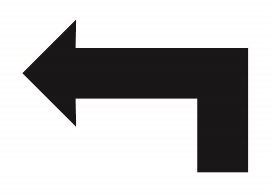
#> input picture Trabajo/arrowL.jpg, 271 x 195 px
$ python ocvsign.py   (Python 2 division)   (older library calls are emulated)
#> lines starting #> are read from the running program, lines starting #| are printed output that depends on the picture; after the words box and inside, x2 and y2 are one past the last pixel; in counts of white or black regions, pixels touching at a corner belong together
from __future__ import print_function
from imutils.video import VideoStream
import imutils
#import serial
import time
from skimage.measure import compare_ssim as ssim
import matplotlib.pyplot as plt
import numpy as np
import cv2
import argparse#construct the argument parseand parse the argum

def auto_canny(image, sigma=0.33):
	# compute the median of the single channel pixel intensities
	v = np.median(image)

	# apply automatic Canny edge detection using the computed median
	lower = int(max(0, (1.0 - sigma) * v))
	upper = int(min(255, (1.0 + sigma) * v))
	edged = cv2.Canny(image, lower, upper)

	# return the edged image
	return edged

def mse(imageA, imageB):
	# the 'Mean Squared Error' between the two images is the
	# sum of the squared difference between the two images;
	# NOTE: the two images must have the same dimension
	err = np.sum((imageA.astype("float") - imageB.astype("float")) ** 2)
	err /= float(imageA.shape[0] * imageA.shape[1])

	# return the MSE, the lower the error, the more "similar"
	# the two images are
	return err

def compare_images(imageA, imageB, title):
	# compute the mean squared error and structural similarity
	# index for the images
	m = mse(imageA, imageB)
	s = ssim(imageA, imageB)

	# setup the figure
	fig = plt.figure(title)
	plt.suptitle("MSE: %.2f, SSIM: %.2f" % (m, s))

	# show first image
	ax = fig.add_subplot(1, 2, 1)
	plt.imshow(imageA, cmap = plt.cm.gray)
	plt.axis("off")

	# show the second image
	ax = fig.add_subplot(1, 2, 2)
	plt.imshow(imageB, cmap = plt.cm.gray)
	plt.axis("off")

	# show the images
	plt.show()

template1=cv2.imread("arrowL.jpg")
#> template1 is the input picture: shape (195, 271, 3); mean B, G, R 187.3, 187, 187.7
template1 = cv2.cvtColor(template1, cv2.COLOR_BGR2GRAY)
#> template1: shape (195, 271)
template1 = cv2.GaussianBlur(template1, (9, 9), 0)
template1 = auto_canny(template1)
#> in auto_canny, `v = np.median(image)`: v = 254
#> in auto_canny, `lower = int(max(0, (1.0 - sigma) * v))`: lower = 170
#> in auto_canny, `upper = int(min(255, (1.0 + sigma) * v))`: upper = 255
#> in auto_canny, `edged = cv2.Canny(image, lower, upper)`:
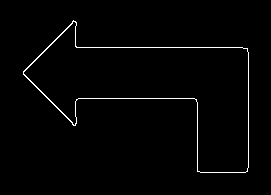
#> edged: shape (195, 271); 1.5% white in thin lines or dots, all inside (x1, y1, x2, y2) = (23, 20, 249, 173)

giroizq=0
giroder=0
stop=0
i=0

template2=cv2.imread("arrowR.jpg")
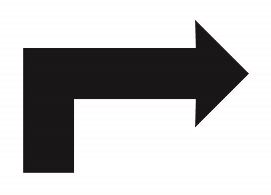
#> input picture Trabajo/arrowR.jpg, 271 x 195 px
#> template2 is the input picture: shape (195, 271, 3); mean B, G, R 186.9, 186.6, 187.3
template2 = cv2.cvtColor(template2, cv2.COLOR_BGR2GRAY)
#> template2: shape (195, 271)
template2 = cv2.GaussianBlur(template2, (9, 9), 0)
template2 = auto_canny(template2)
#> in auto_canny (call 2), `edged = cv2.Canny(image, lower, upper)`: edged: shape (195, 271); 1.5% white in thin lines or dots, all inside (x1, y1, x2, y2) = (23, 20, 248, 173)

template3=cv2.imread("arrowStop.jpg")
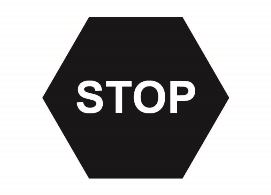
#> input picture Trabajo/arrowStop.jpg, 271 x 195 px
#> template3 is the input picture: shape (195, 271, 3); mean B, G, R 162.9, 162.5, 163.4
template3 = cv2.cvtColor(template3, cv2.COLOR_BGR2GRAY)
#> template3: shape (195, 271)
template3 = cv2.GaussianBlur(template3, (9, 9), 0)
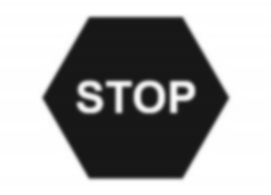
#> template3: shape (195, 271); min 23, max 255, mean 163
template3 = auto_canny(template3)
#> in auto_canny (call 3), `edged = cv2.Canny(image, lower, upper)`: edged: shape (195, 271); 2.5% white in thin lines or dots, all inside (x1, y1, x2, y2) = (43, 16, 229, 179)

print("[INFO] waiting for camera to warmup...")
vs = VideoStream(0).start()
time.sleep(2.0)

while True:
	# grab the next frame from the video stream, resize the
	# frame, and convert it to the HSV color space
	frame = vs.read()
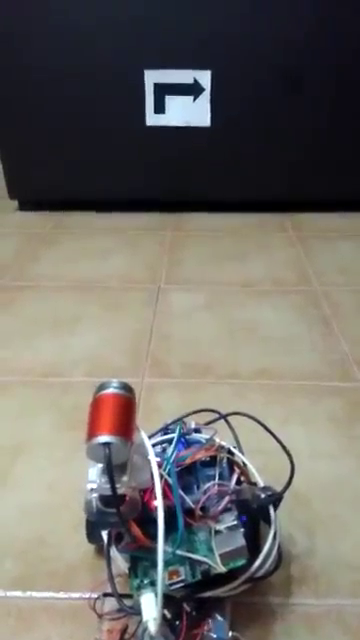
#> input picture frame 26 of Trabajo Francisco Marquez Chaves/Presentacion/Derecha - copia.mp4, 360 x 640 px, given in place of the camera
#> frame is the input picture: shape (640, 360, 3); mean B, G, R 101, 106.5, 109.6
	#frame = imutils.resize(frame, width=500)
	gray = cv2.cvtColor(frame, cv2.COLOR_BGR2GRAY)
	#gaussian = GaussianBlur(greyImg, Size(9, 9), 2, 2);
	blurred = cv2.GaussianBlur(gray, (9, 9), 0)
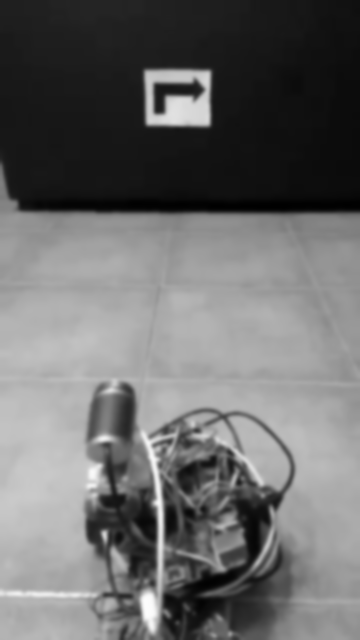
#> blurred: shape (640, 360); min 0, max 253, mean 106.8
	#canny = cv2.Canny(blurred, 10, 200)
	canny = auto_canny(blurred)
#> call 4 of auto_canny, with sigma = 0.33
#> in auto_canny (call 4), `v = np.median(image)`: v = 137
#> in auto_canny (call 4), `lower = int(max(0, (1.0 - sigma) * v))`: lower = 91
#> in auto_canny (call 4), `upper = int(min(255, (1.0 + sigma) * v))`: upper = 182
#> in auto_canny (call 4), `edged = cv2.Canny(image, lower, upper)`:
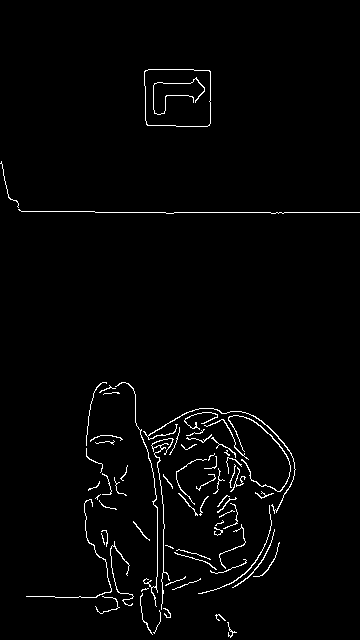
#> edged: shape (640, 360); 2% white in thin lines or dots, all inside (x1, y1, x2, y2) = (0, 69, 360, 638)

	(_, cnts , _) = cv2.findContours(canny.copy(), cv2.RETR_TREE, cv2.CHAIN_APPROX_SIMPLE)
#> cnts = 70 contours, 58 with area under 20; largest, box (x1, y1, x2, y2) and area: (144, 69, 211, 127) 3660, (144, 69, 211, 127) 3655, (143, 408, 296, 514) 85, (228, 415, 291, 492) 71, (115, 382, 158, 607) 36
	cnts = sorted(cnts, key = cv2.contourArea, reverse = True)[:10]
#> cnts = 10 contours; largest, box (x1, y1, x2, y2) and area: (144, 69, 211, 127) 3660, (144, 69, 211, 127) 3655, (143, 408, 296, 514) 85, (228, 415, 291, 492) 71, (115, 382, 158, 607) 36

	mask = np.ones(frame.shape[:2], dtype="uint8") * 255
	recorte = np.ones(frame.shape[:2], dtype="uint8") * 255
	for c in cnts:
		# approximate the contour
		peri = cv2.arcLength(c, True)
		approx = cv2.approxPolyDP(c, 0.02 * peri, True)

		# if our approximated contour has four points, then
		# we can assume that we have found our screen
		if len(approx) == 4:
			area = cv2.contourArea(c)
			if area > 10000:
				screenCnt = approx
				x,y,w,h = cv2.boundingRect(c)
   				cv2.rectangle(frame,(x,y),(x+w,y+h),(0,255,0),2)
   				recorte=canny[y:y+h,x:x+w ]
				cv2.drawContours(mask, [c], -1, 0, -1)
				#recorte=imutils.resize(recorte, width=271)
				#recorte=imutils.resize(recorte, height=195)
				recorte=cv2.resize(recorte, (271, 195))
				m1=mse(recorte,template1)
				s1=ssim(recorte,template1)
				m2=mse(recorte,template2)
				s2=ssim(recorte, template2)
				s3=ssim(recorte, template3)
				# [8 lines of commented-out code are left out]
				if (s1) > (s2) and (s1) > (s3):
					giroizq=giroizq+1
					i=i+1
					#print("Giro Izquierda")
				elif s2>s1 and s2>s3:
					giroder=giroder+1
					i=i+1
					#print("Giro Derecha")
				elif (s3) > (s1) and (s3) > (s2):
					stop=stop+1
					i=i+1
				if i==20:
					i=0
					if giroizq > giroder and giroizq > stop:
						print("Giro Izquierda")
						giroizq=0
						giroder=0
						stop=0
					elif giroder > giroizq and giroder > stop:
						print("Giro Derecha")
						giroder=0
						giroizq=0
						stop=0
					elif stop > giroizq and stop > giroder:
						print("Stop")
						giroder=0
						giroizq=0
						stop=0

				break
			M = cv2.moments(c)
			if M["m00"] != 0:
				cX = int(M["m10"] / M["m00"])
				cY = int(M["m01"] / M["m00"])
			else:
				cX, cY, = 0, 0
			center = cX, cY
#> this loop made 10 passes
#> (peri, approx, area, cX, cY) on passes 1, 2, 7: (241, [[144, 71], [147, 125], [209, 125], [209, 70]], 3660, 177, 97), (238.6, [[144, 72], [208, 70], [210, 123], [148, 125]], 3655, 177, 97), (157.2, [[274, 529], [261, 561], [232, 587], [261, 562]], 30.5, 253, 568)
#> peri on passes 3, 4, 5, 6, 8, 9: 617.8, 441, 581.6, 269.2, 527.3, 275.6
#> mask: shape (640, 360); every value is 255
#> after the loop, giroder = 0; giroizq = 0; i = 0; stop = 0

	# show the frame to our screen
	image = frame.copy()
	cv2.imshow("Frame", frame)
	#cv2.imshow("Gray", gray)
	#cv2.imshow("Blurred", blurred)
	#cv2.imshow("Edges", canny)
	image = cv2.bitwise_and(image, image, mask=mask)
	#cv2.imshow("Mask", mask)
	#cv2.imshow("After", image)
	cv2.imshow("Recorte", recorte)
	cv2.imshow("Giro Izquierda", template1)
	cv2.imshow("Giro Derecha", template2)
	cv2.imshow("Stop", template3)


	key = cv2.waitKey(1) & 0xFF
#> (key q is pressed here)

	# if the 'q' key is pressed, stop the loop
	if key == ord("q"):
		break

# do a bit of cleanup
cv2.destroyAllWindows()
vs.stop()
